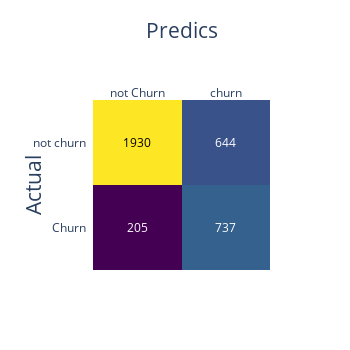
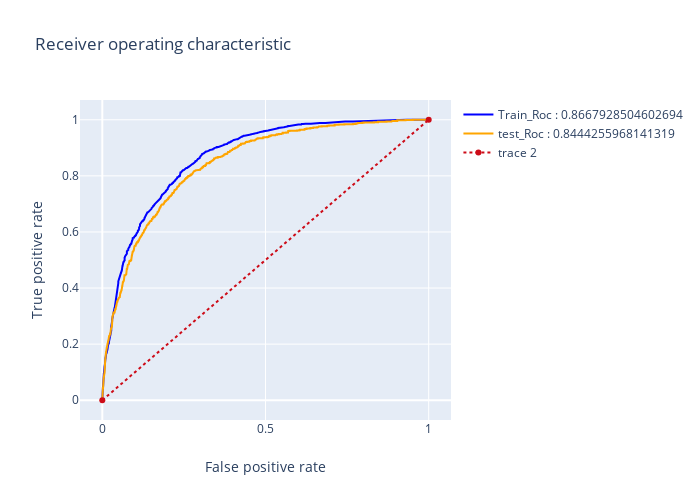
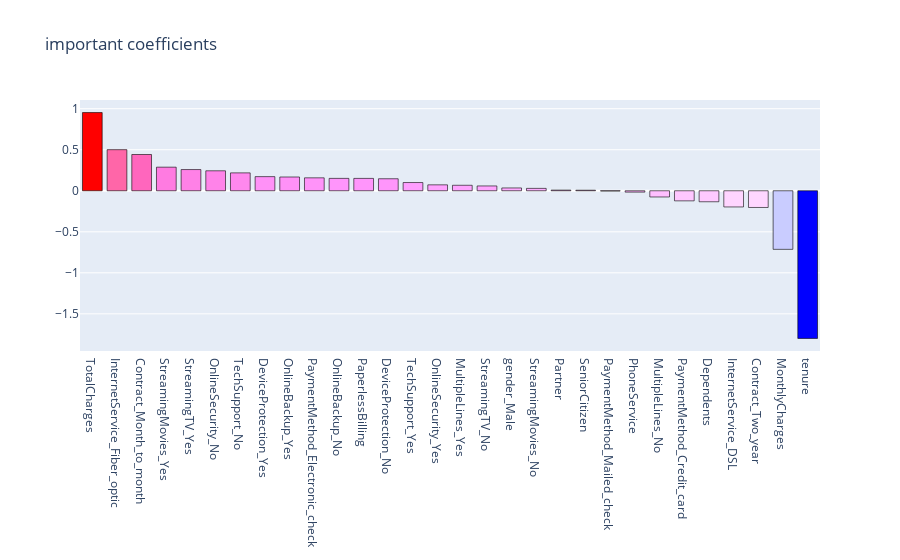

The code cell stored with these charts, in order, in its notebook:
### Code cell
# after Gridsearch with recall for scoring
logreg_1 = LogisticRegression(C=1, fit_intercept= True, max_iter= 200, penalty= 'l2', 
                              random_state= 11, solver= 'liblinear')
# model results
results(logreg_1, X, X_train_smote, y_train_smote, X_test, y_test, 'coefficients', None)

### Figure 1 — Plotly figure (JSON) as saved in the notebook; plotly's stock layout.template omitted (floating-point values rounded to 4 significant figures)
{"data": [{"colorscale": [[0, "#440154"], [0.1111, "#482878"], [0.2222, "#3e4989"], [0.3333, "#31688e"], [0.4444, "#26828e"], [0.5556, "#1f9e89"], [0.6667, "#35b779"], [0.7778, "#6ece58"], [0.8889, "#b5de2b"], [1, "#fde725"]], "reversescale": false, "showscale": false, "type": "heatmap", "x": ["not Churn", "churn"], "y": ["Churn", "not churn"], "z": [[205, 737], [1930, 644]]}], "layout": {"annotations": [{"font": {"color": "#FFFFFF"}, "showarrow": false, "text": "205", "x": "not Churn", "xref": "x", "y": "Churn", "yref": "y"}, {"font": {"color": "#FFFFFF"}, "showarrow": false, "text": "737", "x": "churn", "xref": "x", "y": "Churn", "yref": "y"}, {"font": {"color": "#000000"}, "showarrow": false, "text": "1930", "x": "not Churn", "xref": "x", "y": "not churn", "yref": "y"}, {"font": {"color": "#FFFFFF"}, "showarrow": false, "text": "644", "x": "churn", "xref": "x", "y": "not churn", "yref": "y"}], "autosize": false, "height": 350, "width": 350, "xaxis": {"dtick": 1, "gridcolor": "rgb(0, 0, 0)", "side": "top", "tickmode": "array", "ticks": "", "title": {"font": {"size": 21}, "text": "Predics"}}, "yaxis": {"dtick": 1, "tickmode": "array", "ticks": "", "ticksuffix": "  ", "title": {"font": {"size": 21}, "text": "Actual"}}}}

### Figure 2 — Plotly figure (JSON) as saved in the notebook; plotly's stock layout.template omitted (floating-point values rounded to 4 significant figures; data arrays with more than 128 entries replaced by an {"elided": "..."} marker saying what was removed)
{"data": [{"line": {"color": "blue", "width": 2}, "name": "Train_Roc : 0.8667928504602694", "type": "scatter", "x": {"elided": "1522 float values"}, "y": {"elided": "1522 float values"}}, {"line": {"color": "orange", "width": 2}, "name": "test_Roc : 0.8444255968141319", "type": "scatter", "x": {"elided": "978 float values"}, "y": {"elided": "978 float values"}}, {"line": {"color": "rgb(205, 12, 24)", "dash": "dot", "width": 2}, "type": "scatter", "x": [0, 1], "y": [0, 1]}], "layout": {"autosize": false, "height": 500, "title": {"text": "Receiver operating characteristic"}, "width": 700, "xaxis": {"title": {"text": "False positive rate"}}, "yaxis": {"title": {"text": "True positive rate"}}}}

### Figure 3 — Plotly figure (JSON) as saved in the notebook; plotly's stock layout.template omitted (floating-point values rounded to 4 significant figures)
{"data": [{"marker": {"color": [0.9531, 0.5009, 0.4418, 0.2874, 0.2584, 0.2434, 0.2182, 0.1721, 0.1678, 0.1577, 0.1508, 0.1506, 0.1465, 0.1002, 0.07231, 0.06675, 0.05868, 0.03431, 0.02899, 0.008118, 0.006953, -0.002952, -0.01659, -0.07577, -0.123, -0.134, -0.1974, -0.2036, -0.714, -1.8], "colorscale": [[0, "rgb(0,0,255)"], [0.1, "rgb(51,153,255)"], [0.2, "rgb(102,204,255)"], [0.3, "rgb(153,204,255)"], [0.4, "rgb(204,204,255)"], [0.5, "rgb(255,255,255)"], [0.6, "rgb(255,204,255)"], [0.7, "rgb(255,153,255)"], [0.8, "rgb(255,102,204)"], [0.9, "rgb(255,102,102)"], [1, "rgb(255,0,0)"]], "line": {"color": "black", "width": 0.6}}, "name": "coefficients", "type": "bar", "x": ["TotalCharges", "InternetService_Fiber_optic", "Contract_Month_to_month", "StreamingMovies_Yes", "StreamingTV_Yes", "OnlineSecurity_No", "TechSupport_No", "DeviceProtection_Yes", "OnlineBackup_Yes", "PaymentMethod_Electronic_check", "OnlineBackup_No", "PaperlessBilling", "DeviceProtection_No", "TechSupport_Yes", "OnlineSecurity_Yes", "MultipleLines_Yes", "StreamingTV_No", "gender_Male", "StreamingMovies_No", "Partner", "SeniorCitizen", "PaymentMethod_Mailed_check", "PhoneService", "MultipleLines_No", "PaymentMethod_Credit_card", "Dependents", "InternetService_DSL", "Contract_Two_year", "MonthlyCharges", "tenure"], "y": [0.9531, 0.5009, 0.4418, 0.2874, 0.2584, 0.2434, 0.2182, 0.1721, 0.1678, 0.1577, 0.1508, 0.1506, 0.1465, 0.1002, 0.07231, 0.06675, 0.05868, 0.03431, 0.02899, 0.008118, 0.006953, -0.002952, -0.01659, -0.07577, -0.123, -0.134, -0.1974, -0.2036, -0.714, -1.8]}], "layout": {"title": {"text": "important coefficients"}}}
